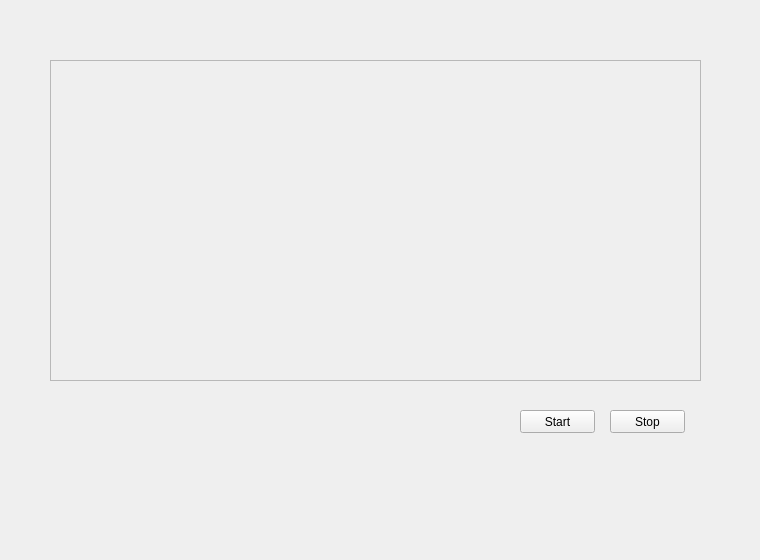
<?xml version="1.0" encoding="UTF-8"?>
<ui version="4.0">
 <class>video</class>
 <widget class="QWidget" name="video">
  <property name="geometry">
   <rect>
    <x>0</x>
    <y>0</y>
    <width>760</width>
    <height>560</height>
   </rect>
  </property>
  <property name="windowTitle">
   <string>Form</string>
  </property>
  <widget class="QLabel" name="label">
   <property name="geometry">
    <rect>
     <x>50</x>
     <y>60</y>
     <width>651</width>
     <height>321</height>
    </rect>
   </property>
   <property name="frameShape">
    <enum>QFrame::StyledPanel</enum>
   </property>
   <property name="text">
    <string/>
   </property>
  </widget>
  <widget class="QPushButton" name="start">
   <property name="geometry">
    <rect>
     <x>520</x>
     <y>410</y>
     <width>75</width>
     <height>23</height>
    </rect>
   </property>
   <property name="text">
    <string>Start</string>
   </property>
  </widget>
  <widget class="QPushButton" name="stop">
   <property name="geometry">
    <rect>
     <x>610</x>
     <y>410</y>
     <width>75</width>
     <height>23</height>
    </rect>
   </property>
   <property name="text">
    <string>Stop</string>
   </property>
  </widget>
 </widget>
 <resources/>
 <connections/>
</ui>
